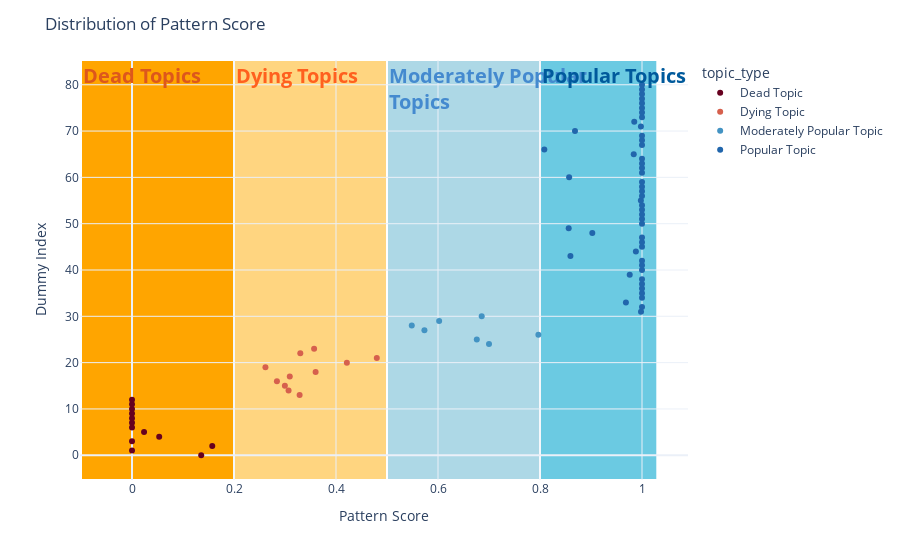

The code cell stored with this chart in its notebook:
### Code cell
fig = px.scatter(df_pattern_per_topic.reset_index(), x="pattern_score", color="topic_type", hover_data=["topic"],
                 color_discrete_sequence=custom_colors)
fig.update_traces(hovertemplate="%{customdata}: %{x}") # customdata is my hover data
fig.add_vrect(
    x0=-0.1, x1=0.2,
    line=dict(
        color="white",
        width=2,
    ),
    layer="below",
    annotation_align="left",
    annotation_text="<b>Dead Topics</b>",
    annotation_position="top left",
    annotation_font_color="#dd571c",
    annotation=dict(font_size=20),
    fillcolor="orange",
)
fig.add_vrect(
    x0=0.2, x1=0.5,
    line=dict(
        color="white",
        width=2,
    ),
    layer="below",
    annotation_align="left",
    annotation_text="<b>Dying Topics</b>",
    annotation_position="top left",
    annotation_font_color="#ff601e",
    annotation=dict(font_size=20),
    fillcolor="#FFD580",
)
fig.add_vrect(
    x0=0.5, x1=0.8,
    line=dict(
        color="white",
        width=2,
    ),
    layer="below",
    fillcolor="LightBlue",
    annotation_align="left",
    annotation_text="<b>Moderately Popular</b><br><b>Topics</b>",
    annotation_position="top left",
    annotation_font_color="#448acf",
    annotation=dict(font_size=20)
)
fig.add_vrect(
    x0=0.8, x1=1.03,
    line=dict(
        color="white",
        width=2,
    ),
    layer="below",
    fillcolor="#6bcae2",
    annotation_align="left",
    annotation_text="<b>Popular Topics</b>",
    annotation_position="top left",
    annotation_font_color="#005a9c",
    annotation=dict(font_size=20)
)
fig.update_xaxes(title="Pattern Score")
fig.update_yaxes(title="Dummy Index")   
fig.update_layout(title="Distribution of Pattern Score")

### Figure 1 — Plotly figure (JSON) as saved in the notebook; plotly's stock layout.template omitted (floating-point values rounded to 4 significant figures)
{"data": [{"customdata": [["Theano"], ["Oryx"], ["Lasagne"], ["Plato"], ["Pybrain"], ["Pygtk"], ["Pytil"], ["Tableau"], ["Nolearn"], ["Opennn"], ["pillow"], ["pyspark"], ["Venes"]], "hovertemplate": "%{customdata}: %{x}", "legendgroup": "Dead Topic", "marker": {"color": "rgb(103,0,31)", "symbol": "circle"}, "mode": "markers", "name": "Dead Topic", "orientation": "h", "showlegend": true, "type": "scatter", "x": [0.1357, 0, 0.1574, 0, 0.05333, 0.02365, 0, 0, 0, 0, 0, 0, 0], "xaxis": "x", "y": [0, 1, 2, 3, 4, 5, 6, 7, 8, 9, 10, 11, 12], "yaxis": "y"}, {"customdata": [["hadoop"], ["matlab"], ["matlab.1"], ["stanford-nlp"], ["stanford-nlp.1"], ["AllenNLP"], ["Weka"], ["Gluon"], ["Mallet"], ["Apache"], ["Apache-spark-mlib"]], "hovertemplate": "%{customdata}: %{x}", "legendgroup": "Dying Topic", "marker": {"color": "rgb(214,96,77)", "symbol": "circle"}, "mode": "markers", "name": "Dying Topic", "orientation": "h", "showlegend": true, "type": "scatter", "x": [0.3286, 0.307, 0.2998, 0.2841, 0.3093, 0.36, 0.2617, 0.4213, 0.48, 0.33, 0.3571], "xaxis": "x", "y": [13, 14, 15, 16, 17, 18, 19, 20, 21, 22, 23], "yaxis": "y"}, {"customdata": [["Orange3"], ["PyMC3"], ["nltk"], ["azure-virtual-machine"], ["accord.net"], ["H2o"], ["Shogun"]], "hovertemplate": "%{customdata}: %{x}", "legendgroup": "Moderately Popular Topic", "marker": {"color": "rgb(67,147,195)", "symbol": "circle"}, "mode": "markers", "name": "Moderately Popular Topic", "orientation": "h", "showlegend": true, "type": "scatter", "x": [0.7, 0.6761, 0.7969, 0.5734, 0.5486, 0.6023, 0.6857], "xaxis": "x", "y": [24, 25, 26, 27, 28, 29, 30], "yaxis": "y"}, {"customdata": [["pyqt"], ["plotly"], ["opencv"], ["Colab"], ["pandas"], ["numpy"], ["nlp"], ["pipenv"], ["BeautifulSoup"], ["Numba"], ["python-3.x"], ["pytorch"], ["neural-network"], ["r"], ["rasa"], ["regression"], ["scikit-learn"], ["scipy"], ["scrapy"], ["seaborn"], ["spacy"], ["python"], ["Conda"], ["keras"], ["machine-learning"], ["KNIME"], ["Plotnine"], ["PyArrow"], ["Istio"], ["Pydot"], ["Pygame"], ["Gunicorn"], ["Rasterio"], ["Ray"], ["Sympy"], ["Gensim"], ["Trifacta"], ["Flair"], ["tensorflow"], ["apache-spark"], ["classification"], ["cluster-analysis"], ["correlation"], ["deep-learning"], ["FastText"], ["jupyter"], ["OCR"], ["lstm"], ["Dask"], ["time-series"]], "hovertemplate": "%{customdata}: %{x}", "legendgroup": "Popular Topic", "marker": {"color": "rgb(33,102,172)", "symbol": "circle"}, "mode": "markers", "name": "Popular Topic", "orientation": "h", "showlegend": true, "type": "scatter", "x": [0.9981, 1, 0.9685, 1, 1, 1, 1, 1, 0.9759, 1, 1, 1, 0.8597, 0.988, 1, 1, 1, 0.9026, 0.8563, 1, 1, 1, 1, 1, 0.9978, 1, 1, 1, 1, 0.8571, 1, 1, 1, 1, 0.9838, 0.8085, 1, 1, 1, 0.8686, 0.9979, 0.9848, 1, 1, 1, 1, 1, 1, 1, 1], "xaxis": "x", "y": [31, 32, 33, 34, 35, 36, 37, 38, 39, 40, 41, 42, 43, 44, 45, 46, 47, 48, 49, 50, 51, 52, 53, 54, 55, 56, 57, 58, 59, 60, 61, 62, 63, 64, 65, 66, 67, 68, 69, 70, 71, 72, 73, 74, 75, 76, 77, 78, 79, 80], "yaxis": "y"}], "layout": {"annotations": [{"align": "left", "font": {"color": "#dd571c", "size": 20}, "showarrow": false, "text": "<b>Dead Topics</b>", "x": -0.1, "xanchor": "left", "xref": "x", "y": 1, "yanchor": "top", "yref": "y domain"}, {"align": "left", "font": {"color": "#ff601e", "size": 20}, "showarrow": false, "text": "<b>Dying Topics</b>", "x": 0.2, "xanchor": "left", "xref": "x", "y": 1, "yanchor": "top", "yref": "y domain"}, {"align": "left", "font": {"color": "#448acf", "size": 20}, "showarrow": false, "text": "<b>Moderately Popular</b><br><b>Topics</b>", "x": 0.5, "xanchor": "left", "xref": "x", "y": 1, "yanchor": "top", "yref": "y domain"}, {"align": "left", "font": {"color": "#005a9c", "size": 20}, "showarrow": false, "text": "<b>Popular Topics</b>", "x": 0.8, "xanchor": "left", "xref": "x", "y": 1, "yanchor": "top", "yref": "y domain"}], "autosize": true, "legend": {"title": {"text": "topic_type"}, "tracegroupgap": 0}, "margin": {"t": 60}, "shapes": [{"fillcolor": "orange", "layer": "below", "line": {"color": "white", "width": 2}, "type": "rect", "x0": -0.1, "x1": 0.2, "xref": "x", "y0": 0, "y1": 1, "yref": "y domain"}, {"fillcolor": "#FFD580", "layer": "below", "line": {"color": "white", "width": 2}, "type": "rect", "x0": 0.2, "x1": 0.5, "xref": "x", "y0": 0, "y1": 1, "yref": "y domain"}, {"fillcolor": "LightBlue", "layer": "below", "line": {"color": "white", "width": 2}, "type": "rect", "x0": 0.5, "x1": 0.8, "xref": "x", "y0": 0, "y1": 1, "yref": "y domain"}, {"fillcolor": "#6bcae2", "layer": "below", "line": {"color": "white", "width": 2}, "type": "rect", "x0": 0.8, "x1": 1.03, "xref": "x", "y0": 0, "y1": 1, "yref": "y domain"}], "title": {"text": "Distribution of Pattern Score"}, "xaxis": {"anchor": "y", "autorange": true, "domain": [0, 1], "range": [-0.1036, 1.404], "title": {"text": "Pattern Score"}, "type": "linear"}, "yaxis": {"anchor": "x", "autorange": true, "domain": [0, 1], "range": [-6.194, 86.19], "title": {"text": "Dummy Index"}, "type": "linear"}}}
